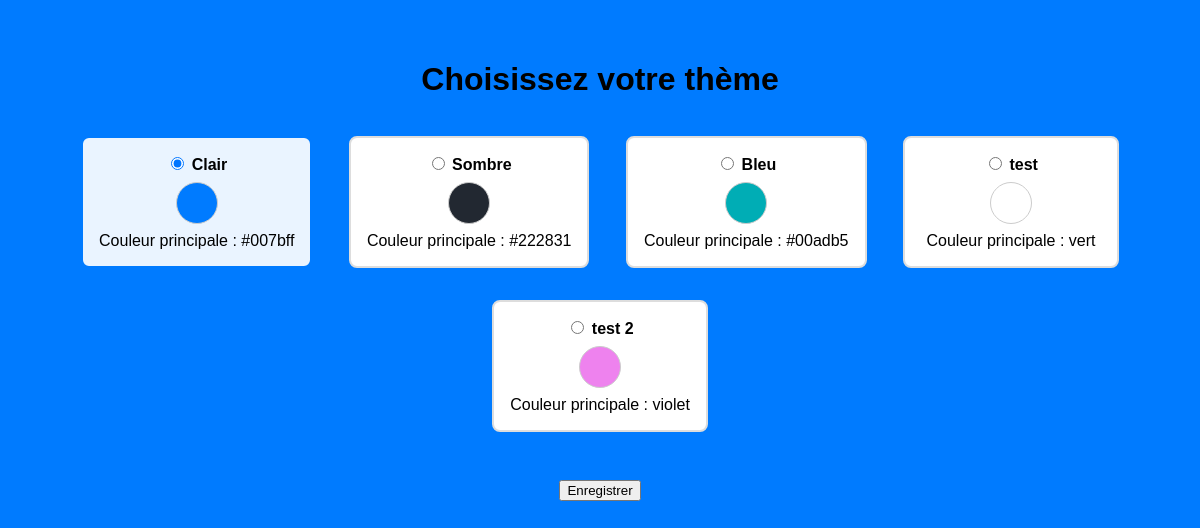
The page /pages/theme.php (signed in) on the database its author committed.
### tables this page shows
CREATE TABLE utilisateurs (
            id INTEGER PRIMARY KEY AUTOINCREMENT,
            nom TEXT NOT NULL,
            email TEXT NOT NULL UNIQUE,
            mot_de_passe TEXT NOT NULL,
            description TEXT,
            photo TEXT,
            theme_id INTEGER
        );

CREATE TABLE themes (
            id INTEGER PRIMARY KEY AUTOINCREMENT,
            name TEXT NOT NULL,
            primary_color TEXT NOT NULL
        , custom_css TEXT);

### pages/theme.php (the view, shortened to what this page needs)
<?php
$db = new PDO("sqlite:../db/ma_base.db");
try {
    $db->exec("ALTER TABLE utilisateurs ADD COLUMN theme_id INTEGER");
} catch (PDOException $e) {
    if (strpos($e->getMessage(), 'duplicate column name') === false) {
        throw $e;
    }
}
$user_id = $_SESSION["utilisateur_id"];
$themes = $db->query("SELECT * FROM themes")->fetchAll(PDO::FETCH_ASSOC);
$stmt = $db->prepare("SELECT * FROM utilisateurs WHERE id = :id");
$stmt->bindParam(':id', $user_id);
$stmt->execute();
$utilisateur = $stmt->fetch(PDO::FETCH_ASSOC);
$current_theme_id = isset($utilisateur['theme_id']) ? $utilisateur['theme_id'] : null;
?>
<!DOCTYPE html>
<html lang="fr">
<head>
</head>
<body>
    <h1>Choisissez votre thème</h1>
    <form method="post">
        <?php foreach ($themes as $theme): ?>
            <label class="theme-option<?= $theme['id'] == $current_theme_id ? ' current' : '' ?>">
                <input type="radio" name="theme_id" value="<?= $theme['id'] ?>" <?= $theme['id'] == $current_theme_id ? 'checked' : '' ?>>
                <strong><?= htmlspecialchars($theme['name']) ?></strong>
                <span class="theme-color" style="background:<?= htmlspecialchars($theme['primary_color']) ?>"></span>
                <div>Couleur principale : <?= htmlspecialchars($theme['primary_color']) ?></div>
            </label>
        <?php endforeach; ?>
        <div style="margin-top:2em;">
            <button type="submit" target="_blank">Enregistrer</button>
        </div>
    </form>
</body>
</html>

### rows shown on the page
themes: name "Clair", primary_color "#007bff"
utilisateurs: theme_id "☑ Clair Couleur principale : #00", theme_id "☐ Sombre Couleur principale : #2", theme_id "☐ Bleu Couleur principale : #00a", theme_id "☐ test Couleur principale : vert", theme_id "☐ test 2 Couleur principale : vi"
themes: name "Sombre", primary_color "#222831"
themes: name "Bleu", primary_color "#00adb5"
themes: name "test", primary_color "vert"
themes: name "test 2", primary_color "violet"
